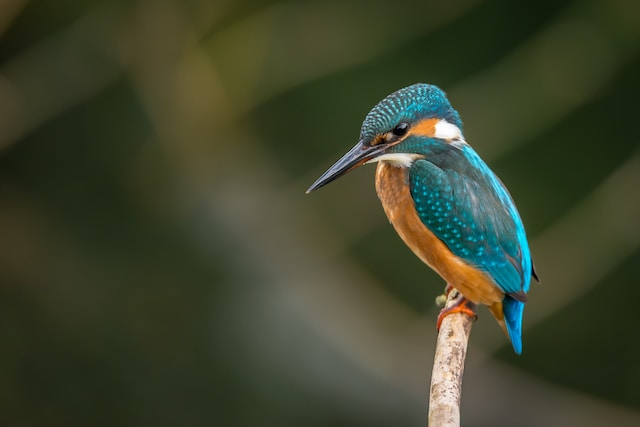
#> input picture Lessons/Lesson-01 Image Processing/bird small.jpg, 640 x 427 px, found by its file name
$ python Lesson-01-07.py
#> lines starting #> are read from the running program, lines starting #| are printed output that depends on the picture
# Import the necessary packages
from PIL import Image
import numpy as np
import matplotlib.pyplot as plt

# Open the image file
# image=Image.open("Lessons\\Lesson-01 Image Processing\\bird.jpg")
image = Image.open("Lessons\\Lesson-01 Image Processing\\bird small.jpg")
#> image is the input picture: PIL image 640x427 RGB; mean R, G, B 61.7, 67.7, 45.2

# Get the pixel value of the image
pixel_data = list(image.getdata())
#> pixel_data = 273280 items

# Create an empty array to store RGB values
rgb_array = []

# Adjust the RGB values of each pixel with the minimum RGB values of its neighbors
def adjust_rgb_with_neighbors(pixel_data):
    processed_data = []
    total_pixels = len(pixel_data)
#> total_pixels = 273280

    for i in range(len(pixel_data)):
        if i < 5 or i >= len(pixel_data) - 5:
            processed_data.append(pixel_data[i])  # Keep edge pixels unchanged
        else:
            min_r = min(pixel[0] for pixel in pixel_data[i - 5 : i + 6])
            min_g = min(pixel[1] for pixel in pixel_data[i - 5 : i + 6])
            min_b = min(pixel[2] for pixel in pixel_data[i - 5 : i + 6])

            new_pixel = (
                int(min_r),
                int(min_g),
                int(min_b)
            )

            # Calculate progress percentage and print dots
            progress = (i + 1) / total_pixels * 100
            print(f"\rProgress: [{'.' * int(progress // 10)}{' ' * (10 - int(progress // 10))}] {progress:.1f}%", end="")

            processed_data.append(new_pixel)
#> this loop made 273280 passes
#> (min_r, min_g, min_b, progress) on passes 6 to 17: (72, 61, 31, 0.0022), (71, 60, 30, 0.00256), (69, 60, 29, 0.00293), (68, 59, 28, 0.00329), (67, 58, 27, 0.00366), (66, 57, 26, 0.00403), (66, 57, 26, 0.00439), (66, 57, 26, 0.00476), (65, 56, 25, 0.00512), (64, 55, 24, 0.00549), (61, 54, 24, 0.00585), (60, 53, 24, 0.00622)
#> min_r on pass 100: 45
#| Progress: [          ] 0.0%
#| Progress: [          ] 0.0%
#| Progress: [          ] 0.0%
#| Progress: [          ] 0.0%
#| Progress: [          ] 0.0%
#| Progress: [          ] 0.0%
#| Progress: [          ] 0.0%
#| Progress: [          ] 0.0%
#> (further printed lines are left out)
#> after the loop, processed_data = 273280 items

    return processed_data

# Adjust the RGB values of each pixel with the minimum RGB values of its neighbors
process_pixel_data = adjust_rgb_with_neighbors(pixel_data)
#> process_pixel_data = 273280 items

# Iterate through each pixel's RGB values and store in the array
for pixel in process_pixel_data:
    r, g, b = pixel
    rgb_array.append((r, g, b))
#> this loop made 273280 passes
#> (r, g, b) on passes 1 to 3: (81, 68, 36), (81, 68, 36), (80, 67, 35)
#> after the loop, rgb_array = 273280 items

# Convert the rgb_array to a NumPy array
rgb_array = np.array(rgb_array, dtype=np.uint8)

# Reshape the array to match the original image dimensions
width, height = image.size
#> width = 640; height = 427
rgb_array = rgb_array.reshape(height, width, 3)
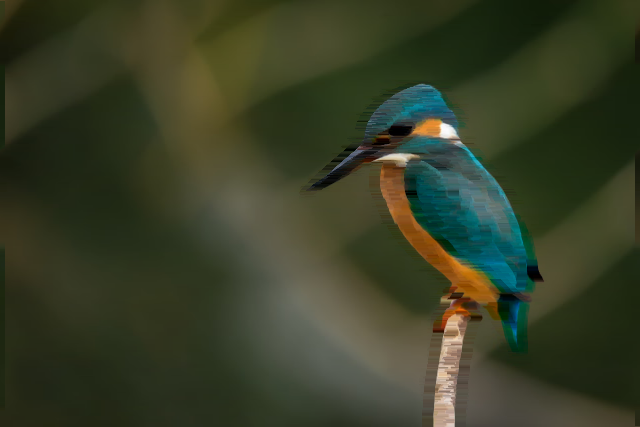
#> rgb_array: shape (427, 640, 3); mean of channels 0, 1, 2 56, 62.3, 39.3; drawn as R, G, B

# Display the image using matplotlib
plt.imshow(rgb_array)
plt.axis('off')  # Turn off axis labels and ticks
plt.show()
